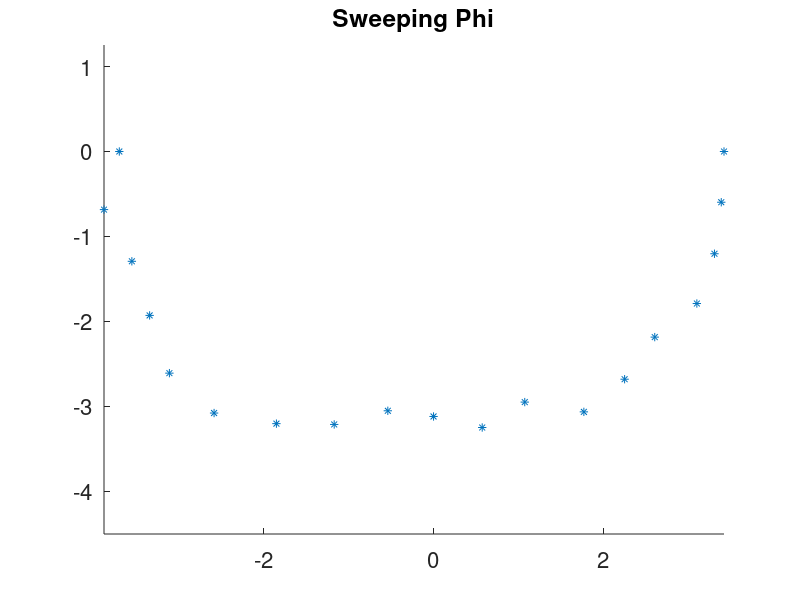
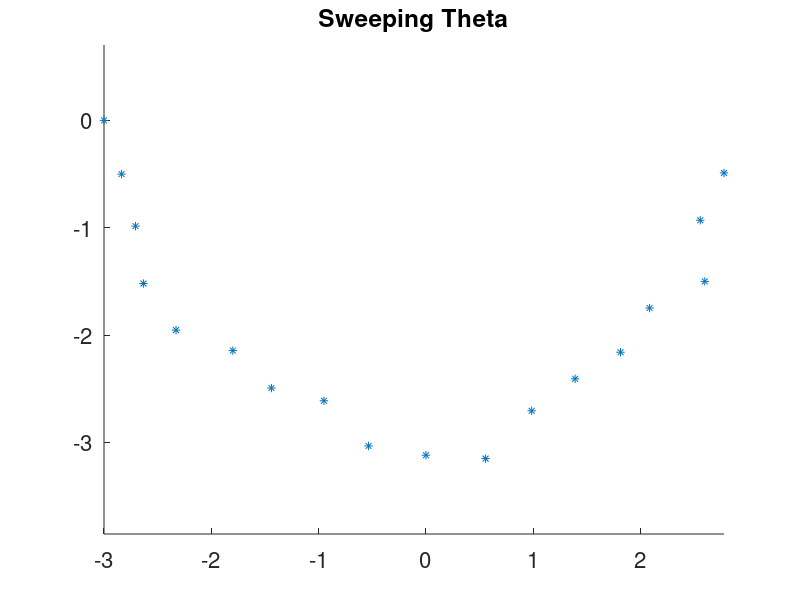

Here is the MATLAB script that generated these plots, in order:
%% Plotting curve surface limit data
addpath('functionsCvx','functionsHelper','dataGenerated')

% This is a mesh table that has the first row/column as 0-180
limit3D = csvread('data/3D Limit Curve_every10deg.csv');

%% Do we just want the middle ROW?
i = 11;
limit3D(i,1);
limit2D = limit3D(i,2:end);
phi = limit3D(1,2:end);
fx = limit2D.*-cosd(phi);
fy = limit2D.*-sind(phi);

figure; set(gca,'fontsize',16); hold on 
plot(fx,fy,'*')
axis equal
title('Sweeping Phi')

%% % Do we just want the middle COLUMN?
 
limit3D(1,i);
limit2D = limit3D(2:end,i);
theta = limit3D(2:end,1);
fx = limit2D.*-cosd(theta);
fy = limit2D.*-sind(theta);

figure; set(gca,'fontsize',16); hold on 
plot(fx,fy,'*')
axis equal
title('Sweeping Theta')